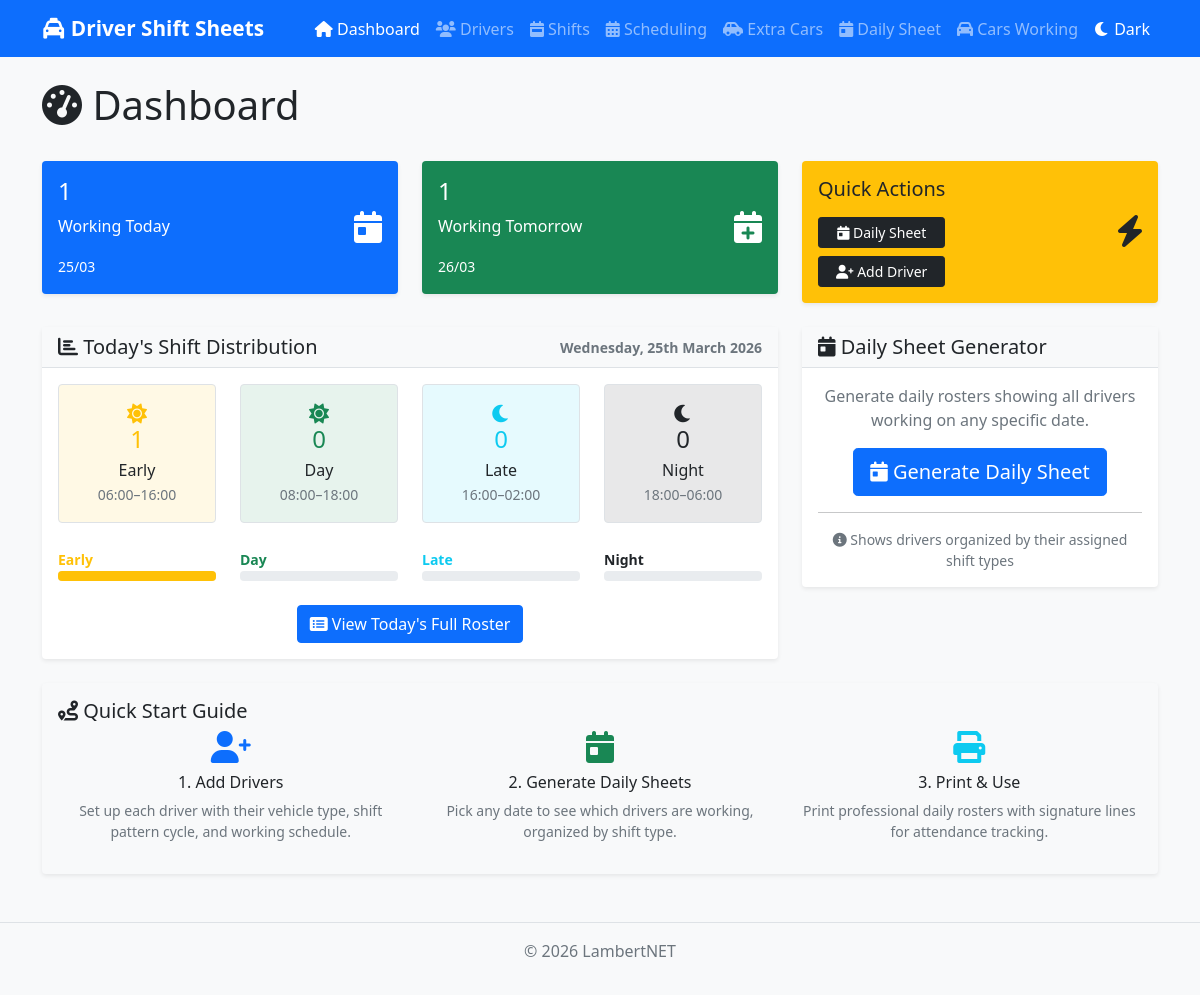
The page / on the database its author committed.
### models.py (models this page shows, shortened)
class ShiftTiming(db.Model):
    id = db.Column(db.Integer, primary_key=True)
    shift_type = db.Column(db.String(50), unique=True, nullable=False)  # user-defined name, up to 50 chars
    display_name = db.Column(db.String(100), nullable=True)  # user-facing name (can keep spaces/case)
    start_time = db.Column(db.Time, nullable=False)
    end_time = db.Column(db.Time, nullable=False)
    badge_color = db.Column(db.String(50), default='bg-primary')  # Bootstrap badge color class
    icon = db.Column(db.String(100), default='fas fa-clock')  # Font Awesome icon class
    parent_shift_type = db.Column(db.String(50), nullable=True)  # If set, this is a sub-shift grouped under parent
    school_term_only = db.Column(db.Boolean, default=False, nullable=False)
    @property
    def display_label(self):
        if self.display_name and self.display_name.strip():
            return self.display_name.strip()
        parts = self.shift_type.replace('_', ' ').split()
        return ' '.join(p.upper() if p.lower() in {'am', 'pm'} else p.capitalize() for p in parts)

### routes/main.py (the view)
    @app.route("/")
    def index():
        drivers = Driver.query.all()
        today = get_operational_date()
        tomorrow = today + timedelta(days=1)
        today_drivers = get_drivers_for_date(today)
        tomorrow_drivers = get_drivers_for_date(tomorrow)
        today_total = len({info['driver'].id for drivers_list in today_drivers.values() for info in drivers_list})
        tomorrow_total = len({info['driver'].id for drivers_list in tomorrow_drivers.values() for info in drivers_list})
        today_shift_counts = get_drivers_count_by_shift(today)
        all_shift_types = ShiftTiming.query.filter(
            ShiftTiming.parent_shift_type.is_(None)
        ).order_by(ShiftTiming.start_time, ShiftTiming.shift_type).all()
        return render_template("index.html",
                             drivers=drivers,
                             today=today,
                             tomorrow=tomorrow,
                             today_total=today_total,
                             tomorrow_total=tomorrow_total,
                             today_shift_counts=today_shift_counts,
                             all_shift_types=all_shift_types)

### app.py (called while the page is built)
@app.template_filter('ordinal_date')
def ordinal_date(date_obj, format_str='%A, %B %d, %Y'):
    day = date_obj.day
    suffix = 'th' if 10 <= day <= 19 else {1: 'st', 2: 'nd', 3: 'rd'}.get(day % 10, 'th')
    if '%d' in format_str:
        format_str = format_str.replace('%d', str(day) + suffix)
    return date_obj.strftime(format_str)

@app.context_processor
def utility_processor():
    ui_theme = get_app_setting('ui_theme', 'light')
    if ui_theme not in ('light', 'dark'):
        ui_theme = 'light'
    return dict(datetime=datetime, bundle_url=bundle_url, ui_theme=ui_theme)

### models.py (called while the page is built, shortened)
def normalize_day_shifts(day_entry):
    if day_entry is None:
        return ['day_off']
    if isinstance(day_entry, str):
        values = [day_entry]
    elif isinstance(day_entry, list):
        values = day_entry
    else:
        return ['day_off']
    cleaned = []
    seen = set()
    for value in values:
        shift = str(value).strip()
        if not shift or shift == 'day_off':
            continue
        if shift not in seen:
            cleaned.append(shift)
            seen.add(shift)
    return cleaned or ['day_off']

    def get_pattern_data(self):
        try:
            return json.loads(self.pattern_data)
        except (json.JSONDecodeError, TypeError):
            return []

    def get_shifts_for_day(self, cycle_day):
        pattern = self.get_pattern_data()
        if 0 <= cycle_day < len(pattern):
            return normalize_day_shifts(pattern[cycle_day])
        return []

    @staticmethod
    def get_custom_timing(driver_id, assignment_id, shift_type, cycle_day, weekday):
        query = DriverCustomTiming.query.filter(DriverCustomTiming.driver_id == driver_id)
        candidates = []
        if assignment_id:
            assignment_specific = query.filter(
                DriverCustomTiming.assignment_id == assignment_id
            ).order_by(DriverCustomTiming.priority).all()
            candidates.extend(assignment_specific)
        driver_wide = query.filter(
            DriverCustomTiming.assignment_id.is_(None)
        ).order_by(DriverCustomTiming.priority).all()
        candidates.extend(driver_wide)
        matching_candidates = []
        if not matching_candidates:
            return None

### utils.py (called while the page is built)
def get_operational_date():
    now = datetime.now()
    if now.hour < 6:
        return (now - timedelta(days=1)).date()
    else:
        return now.date()

### templates/index.html (shortened to what this page needs)
{% extends "base.html" %}
{% block content %}
{% set page_header_icon = 'fas fa-tachometer-alt' %}
{% set page_header_title = 'Dashboard' %}
{% set page_header_subtitle = '' %}
{% set page_header_actions_html = '' %}
{% include "partials/components/page_header.html" %}
<div class="row mb-4">
    <div class="col-md-4">
        <div class="card bg-primary text-white">
            <div class="card-body">
                <div class="d-flex justify-content-between">
                    <div>
                        <h4>{{ today_total }}</h4>
                        <p>Working Today</p>
                        <small>{{ today.strftime('%d/%m') }}</small>
                    </div>
                    <div class="align-self-center">
                        <i class="fas fa-calendar-day fa-2x"></i>
                    </div>
                </div>
            </div>
        </div>
    </div>
    <div class="col-md-4">
        <div class="card bg-success text-white">
            <div class="card-body">
                <div class="d-flex justify-content-between">
                    <div>
                        <h4>{{ tomorrow_total }}</h4>
                        <p>Working Tomorrow</p>
                        <small>{{ tomorrow.strftime('%d/%m') }}</small>
                    </div>
                    <div class="align-self-center">
                        <i class="fas fa-calendar-plus fa-2x"></i>
                    </div>
                </div>
            </div>
        </div>
    </div>
    <div class="col-md-4">
        <div class="card bg-warning text-dark">
            <div class="card-body">
                <div class="d-flex justify-content-between">
                    <div>
                        <h5 class="mb-3">Quick Actions</h5>
                        <div class="d-flex flex-column gap-2">
                            <a href="{{ url_for('daily_sheet_form') }}" class="btn btn-dark btn-sm">
                                <i class="fas fa-calendar-day"></i> Daily Sheet
                            </a>
                            <a href="{{ url_for('drivers') }}" class="btn btn-dark btn-sm">
                                <i class="fas fa-user-plus"></i> Add Driver
                            </a>
                        </div>
                    </div>
                    <div class="align-self-center">
                        <i class="fas fa-bolt fa-2x"></i>
                    </div>
                </div>
            </div>
        </div>
    </div>
</div>
<div class="row">
    <div class="col-md-8">
        <div class="card">
            <div class="card-header d-flex justify-content-between align-items-center">
                <h5 class="mb-0">
                    <i class="fas fa-chart-bar"></i> Today's Shift Distribution
                </h5>
                <small class="text-muted">{{ today|ordinal_date('%A, %d %B %Y') }}</small>
            </div>
            <div class="card-body">
                {% set bp_to_text = {
                    'bg-primary': 'text-primary',
                    'bg-success': 'text-success',
                    'bg-danger': 'text-danger',
                    'bg-warning': 'text-warning',
                    'bg-info': 'text-info',
                    'bg-secondary': 'text-secondary',
                    'bg-dark': 'text-dark'
                } %}
                {% if today_total > 0 %}
                    {% if all_shift_types %}
                    <div class="row text-center mb-4">
                        {% for st in all_shift_types %}
                        <div class="col">
                            <div class="p-3 border rounded {{ st.badge_color }} bg-opacity-10">
                                <i class="{{ st.icon }} {{ bp_to_text.get(st.badge_color, 'text-primary') }} fa-lg mb-2"></i>
                                <h4 class="{{ bp_to_text.get(st.badge_color, 'text-primary') }} mb-1">{{ today_shift_counts[st.shift_type] }}</h4>
                                <p class="mb-0">{{ st.display_label }}</p>
                                <small class="text-muted">{{ st.start_time.strftime('%H:%M') }}–{{ st.end_time.strftime('%H:%M') }}</small>
                            </div>
                        </div>
                        {% endfor %}
                    </div>
                    {% set max_count = namespace(val=0) %}
                    {% for st in all_shift_types %}
                        {% if today_shift_counts[st.shift_type] > max_count.val %}{% set max_count.val = today_shift_counts[st.shift_type] %}{% endif %}
                    {% endfor %}
                    {% if max_count.val > 0 %}
                    <div class="row">
                        {% for st in all_shift_types %}
                        <div class="col">
                            <div class="mb-2">
                                <small class="fw-bold {{ bp_to_text.get(st.badge_color, 'text-primary') }}">{{ st.display_label }}</small>
                                <div class="progress" style="height: 10px;">
                                    <div class="progress-bar {{ st.badge_color }}" style="width: {{ (today_shift_counts[st.shift_type] / max_count.val * 100) | round(1) }}%"></div>
                                </div>
                            </div>
                        </div>
                        {% endfor %}
                    </div>
                    {% endif %}
                    <div class="text-center mt-3">
                        <form id="todayForm" method="POST" action="{{ url_for('generate_daily_sheet') }}" class="d-inline">
                            <button type="submit" class="btn btn-primary">
                                <i class="fas fa-list-alt"></i> View Today's Full Roster
                            </button>
                        </form>
                    </div>
                {% endif %}
                {% endif %}
            </div>
        </div>
    </div>
    <div class="col-md-4">
        <div class="card">
            {% set card_title_level = '5' %}
            {% set card_icon = 'fas fa-calendar-day' %}
            {% set card_title = 'Daily Sheet Generator' %}
            {% set card_subtitle = '' %}
            {% set card_header_class = '' %}
            {% include "partials/components/card_header_title.html" %}
            <div class="card-body text-center">
                <p class="text-muted mb-3">Generate daily rosters showing all drivers working on any specific date.</p>
                <a href="{{ url_for('daily_sheet_form') }}" class="btn btn-primary btn-lg">
                    <i class="fas fa-calendar-day"></i> Generate Daily Sheet
                </a>
                <hr>
                <p class="small text-muted mb-0">
                    <i class="fas fa-info-circle"></i>
                    Shows drivers organized by their assigned shift types
                </p>
            </div>
        </div>
    </div>
</div>
<div class="row mt-4">
    <div class="col-md-12">
        <div class="card bg-light">
            <div class="card-body">
                <h5><i class="fas fa-route"></i> Quick Start Guide</h5>
                <div class="row">
                    {% set step_icon = 'fas fa-user-plus' %}
                    {% set step_icon_class = 'text-primary' %}
                    {% set step_title = '1. Add Drivers' %}
                    {% set step_text = 'Set up each driver with their vehicle type, shift pattern cycle, and working schedule.' %}
                    {% include "partials/components/workflow_step.html" %}
                    {% set step_icon = 'fas fa-calendar-day' %}
                    {% set step_icon_class = 'text-success' %}
                    {% set step_title = '2. Generate Daily Sheets' %}
                    {% set step_text = 'Pick any date to see which drivers are working, organized by shift type.' %}
                    {% include "partials/components/workflow_step.html" %}
                    {% set step_icon = 'fas fa-print' %}
                    {% set step_icon_class = 'text-info' %}
                    {% set step_title = '3. Print & Use' %}
                    {% set step_text = 'Print professional daily rosters with signature lines for attendance tracking.' %}
                    {% include "partials/components/workflow_step.html" %}
                </div>
            </div>
        </div>
    </div>
</div>
{% endblock %}

### static/css/style.css (style rules this page uses)
:root { --primary-color: #0d6efd; --success-color: #198754; --warning-color: #ffc107; --danger-color: #dc3545; --info-color: #0dcaf0; --dark-color: #212529; --light-color: #f8f9fa; }
body { background-color: #f8f9fa; font-family: 'Segoe UI', Tahoma, Geneva, Verdana, sans-serif; }
.card { border: none; box-shadow: 0 0.125rem 0.25rem rgba(0, 0, 0, 0.075); transition: box-shadow 0.15s ease-in-out; }
.card-header { background-color: var(--light-color); border-bottom: 1px solid #dee2e6; font-weight: 600; }
.btn { font-weight: 500; transition: all 0.15s ease-in-out; }

### rows shown on the page
ShiftTiming: shift_type "1", display_label "Early", start_time "06:00", end_time "16:00"
ShiftTiming: shift_type "0", display_label "Day", start_time "08:00", end_time "18:00"
ShiftTiming: shift_type "0", display_label "Late", start_time "16:00", end_time "02:00"
ShiftTiming: shift_type "0", display_label "Night", start_time "18:00", end_time "06:00"

### other values the page prints
{{ 'Light' if ui_theme == 'dark' else 'Dark' }} "Dark"
{{ page_header_title }} "Dashboard"
{{ today_total }} "1"
{{ today.strftime('%d/%m') }} "25/03"
{{ tomorrow_total }} "1"
{{ tomorrow.strftime('%d/%m') }} "26/03"
{{ today|ordinal_date('%A, %d %B %Y') }} "Wednesday, 25th March 2026"
{{ card_title }} "Daily Sheet Generator"
{{ step_title }} "1. Add Drivers 2. Generate Daily Sheets 3. Print & Use"
